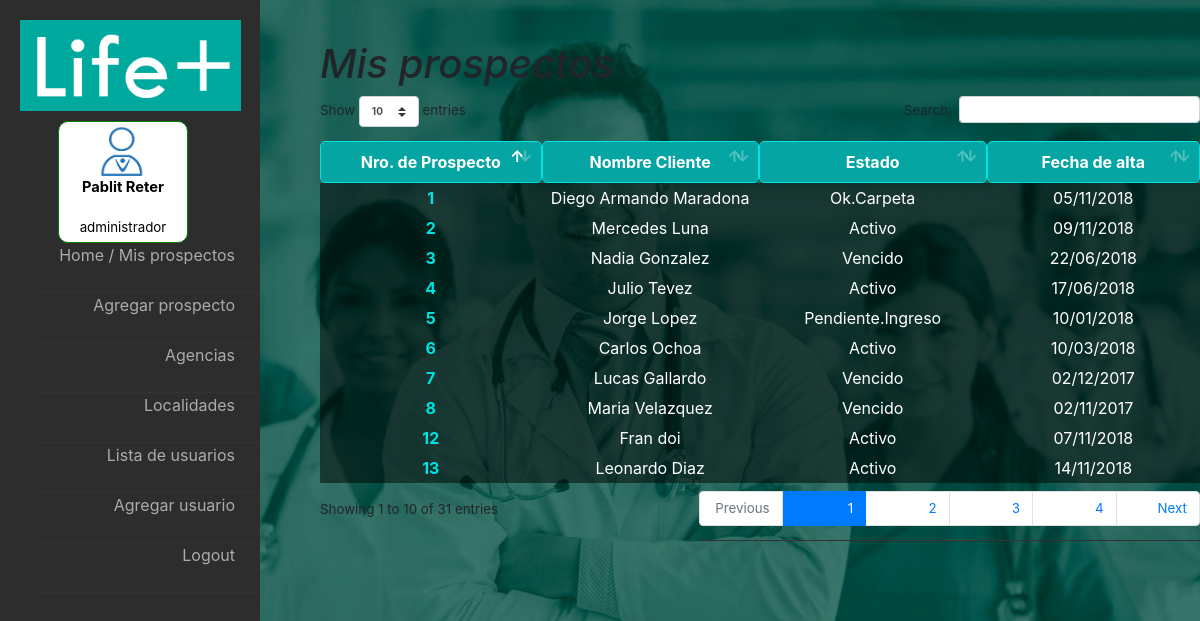
The page /controllers/verprospectos.php (signed in) on the database its author committed.
### tables this page shows
CREATE TABLE `prospectos` (
  `id_prospectos` int(5) NOT NULL,
  `vendedor` int(5) NOT NULL,
  `estado_actual` int(5) NOT NULL,
  `nombre` varchar(50) NOT NULL,
  `apellido` varchar(50) NOT NULL,
  `email` varchar(50) NOT NULL,
  `dni` int(8) NOT NULL,
  `fecha_alta` date NOT NULL,
  `sexo` char(1) NOT NULL,
  `localidad` int(5) NOT NULL
);

CREATE TABLE `estados` (
  `id_estado` int(5) NOT NULL,
  `nombre` varchar(50) NOT NULL
);

### fw/View.php (called while the page is built)
<?php
abstract class View {
	public function render() {
		include '../html/'.get_class($this).'.php';
	}
}

### controllers/verprospectos.php (called while the page is built, shortened)
<?php
require '../views/ListaProspectos.php';
$e = new Prospectos;
$todos = $e->getByUser($_SESSION['id_usuario'], $_SESSION['id_rol'], $_SESSION['id_agencia']);
$v = new ListaProspectos;
$v->prospectos = $todos;
$v->render();

### fw/Database.php (called while the page is built, shortened)
<?php
class Database {
	private $res;
	private $cn = false;
	private static $instance = false;
	public static function getInstance() {
		if(! self::$instance) self::$instance = new Database;
		return self::$instance;
	}
	private function connectIfNotConnected() {
		if(!$this->cn)
		$this->cn = mysqli_connect("localhost","root","","life_plus");
	}
	public function query($q) {
		$this->res = mysqli_query($this->cn,$q);
	}
	public function fetch() {
		return mysqli_fetch_assoc($this->res);
	}
	public function fetchAll() {
		$aux = array();
		while($fila = $this->fetch()) $aux[] = $fila;
		return $aux;
	}
}

### fw/Model.php (called while the page is built, shortened)
<?php
abstract class Model {
	public function __construct() {
		$this->db = Database::getInstance();
	}
}

### models/Prospectos.php (called while the page is built, shortened)
<?php
class Prospectos extends Model {
	public function getTodos() {
		$this->db->query("SELECT p.id_prospectos as id_prospectos, p.nombre as nombre, p.apellido as apellido, e.nombre as estado,DATE_FORMAT (p.fecha_alta,
			'%d/%m/%Y') as fecha_alta from prospectos p LEFT JOIN estados e ON p.estado_actual =e.id_estado ORDER BY p.fecha_alta DESC");
		return $this->db->fetchAll();
	}
	public function getByUser($id_usuario, $id_rol, $id_agencia){
		if($id_rol==1 OR $id_rol==5) return $this->getTodos();
	}
}

### html/ListaProspectos.php (the view)
<?php
	if($_SESSION['id_rol'] != 1)
		include("../html/LeftMenuBase.php");
	else
		include("../html/LeftMenuAdmin.php");
 ?>
		<div id="tabla" >
			<h1>Mis prospectos</h1>
			<table id="table_id" class="display" cellpadding="0" cellspacing="0">
				<thead id="cabecera_tabla">
					<th>Nro. de Prospecto</th>
					<th>Nombre Cliente</th>
					<th>Estado</th>
					<th>Fecha de alta</th>
				</thead>
				<tbody>
					<?php foreach($this->prospectos as $p){ ?>
					<tr>
					<td> <a href=<?="../controllers/verprospecto.php?num_prosp=".$p['id_prospectos']?>><?=$p['id_prospectos']?></a></td>
					<td><?= $p['nombre'] ?> <?= $p['apellido'] ?></td>
					<td><?= $p['estado'] ?></td>
					<td><?= $p['fecha_alta'] ?></td>
					</tr>
					<?php } ?>
				</tbody>
			</table>
		</div>
	</div>
</body>
</html>

### html/LeftMenuAdmin.php (shortened to what this page needs)
<!DOCTYPE html>
<html lang="es">
<head>
	<link rel="stylesheet" type="text/css" href="../css/stylehome.css">
 	<link rel="stylesheet" type="text/css" href="../DataTables/datatables.css"/>
</head>
<body>
	<div id="pagina">
<nav>
			<img src="../img/logo.png" class="logo">
	    	<div id="headernav" >
	   			<img style="width: 50px; height: 50px; position: center;" src="../img/login.png">
	   			<br>
	   			<div id="usuario"><?= $_SESSION['nombre_legajo'] . " " . $_SESSION['apellido_legajo']?></div>
	   			<br>
	   			<div id="tipo_usuario"><?= $_SESSION['nombre_rol']  ?></div>
	   		</div>
	   		<div id="cuerponav">
		   		<ul>
					<a href="../controllers/verprospectos.php">
					<li>
						<p class="menu" >Home / Mis prospectos</p>
					</li>
					</a>
					<a href="../controllers/crearprospecto.php">
					<li>
						<p class="menu">Agregar prospecto</p>
					</li>
					<a href="../controllers/veragencias.php">
					<li>
						<p class="menu" >Agencias</p>
					</li>
					</a>
					<a href="../controllers/verlocalidades.php">
					<li>
						<p class="menu">Localidades</p>
					</li>
					</a>
					<a href="../controllers/verusuarios.php">
					<li>
						<p class="menu" > Lista de usuarios </p>
					</li>
					</a>
					<a href="../controllers/crearusuario.php">
					<li>
						<p class="menu">Agregar usuario</p>
					</li>
					<a href="../controllers/logout.php">
					<li>
						<p class="menu">Logout</p>
					</li>
					</a>
		   		</ul>
	   		</div>
		</nav>

### css/stylehome.css (style rules this page uses)
nav { position: fixed; width: 260px; height: 100%; background-color: #2d2d2d; overflow: hidden; }
ul { margin-top:15px; list-style: none; display: block; }
li { width: 100%; height:50px; border-bottom: 1px solid #323232; overflow: hidden; }
h1 { font-style: normal; font-style: oblique; color:white; }
th { color: white; }
p.menu { padding-right: 25px; float:right; color:white; opacity: .6; font-size: 16px; }
td a { color: #00E3E0; font-weight: bold; text-decoration-line: none; }
body { object-position: : center; font-family: arial; background: url("fondo.jpg") no-repeat center; background-attachment: fixed; background-size: cover; height: 100vh; }
#tabla { margin-left: 320px; margin-top: 40px; font-size: 10pt; }
#tabla th { width: 181px; color:white; background: #04A5A3; padding: 8px 2rem; border: 1px solid #00E3E0; transition: 0.2s; font-size: 16px; border-radius: 5px; }
#tabla tr { text-align: center; width: 100px; height: 30px; color:lightgrey; background: rgba(0, 0, 0, .5); padding: 8px 2rem; transition: 0.2s; font-size: 16px; }
#usuario { font-size: 11pt; font-weight: bold; }
#pagina { display: flex; flex-direction: row; }
#headernav { text-align: center; border-width: 1px; border-style: solid; border-radius: 10px; border-color: green; font-size: 10pt; background-color: white; color: black; padding: 4px; width: 130px; margin-left: 58px; margin-top: 10px; }
.logo { display: block; margin-top: 20px; margin-left: auto; margin-right: auto; width: 85%; }
td { color: white; box-sizing: border-box; border-color: aqua; text-align: center; }

### rows shown on the page
prospectos: id_prospectos "13", nombre "Leonardo", apellido "Diaz", estado_actual.nombre "Activo", fecha_alta "14/11/2018"
prospectos: id_prospectos "2", nombre "Mercedes", apellido "Luna", estado_actual.nombre "Activo", fecha_alta "09/11/2018"
prospectos: id_prospectos "12", nombre "Fran", apellido "doi", estado_actual.nombre "Activo", fecha_alta "07/11/2018"
prospectos: id_prospectos "1", nombre "Diego Armando", apellido "Maradona", estado_actual.nombre "Ok.Carpeta", fecha_alta "05/11/2018"
prospectos: id_prospectos "3", nombre "Nadia", apellido "Gonzalez", estado_actual.nombre "Vencido", fecha_alta "22/06/2018"
prospectos: id_prospectos "4", nombre "Julio", apellido "Tevez", estado_actual.nombre "Activo", fecha_alta "17/06/2018"
prospectos: id_prospectos "6", nombre "Carlos", apellido "Ochoa", estado_actual.nombre "Activo", fecha_alta "10/03/2018"
prospectos: id_prospectos "5", nombre "Jorge", apellido "Lopez", estado_actual.nombre "Pendiente.Ingreso", fecha_alta "10/01/2018"
prospectos: id_prospectos "7", nombre "Lucas", apellido "Gallardo", estado_actual.nombre "Vencido", fecha_alta "02/12/2017"
prospectos: id_prospectos "8", nombre "Maria", apellido "Velazquez", estado_actual.nombre "Vencido", fecha_alta "02/11/2017"

### other values the page prints
$_SESSION['nombre_legajo'] "Pablit"
$_SESSION['apellido_legajo'] "Reter"
$_SESSION['nombre_rol'] "administrador"
